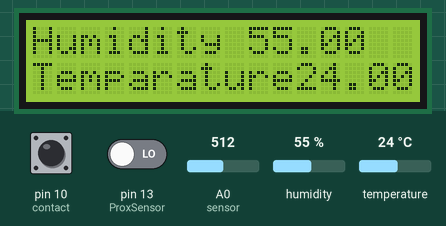
Simulated run of this sketch. Board: Arduino Uno, built with avr-gcc and run on an emulated ATmega328P. Parts: 16×2 character LCD. The inputs (shaded band) are chosen by the test bench; at power-on: humidity 55 %, temperature 24 °C, pin 10 (contact) HIGH, pin 13 (ProxSensor) LOW, A0 (sensor) = 512.

Above: at 2.2 s.
2.3 s: humidity set to 22 %
At 4.1 s:
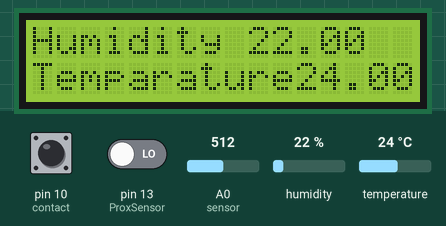
5.2 s: temperature set to 12 °C
At 8.3 s:
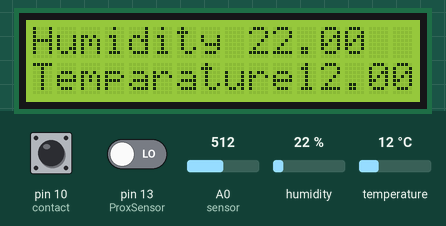
9.3 s: humidity set to 40 %
At 12.4 s:
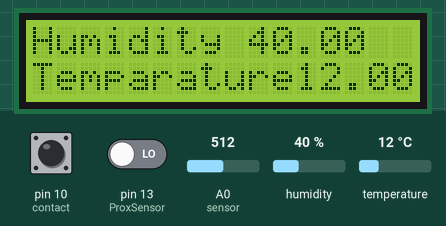
13.5 s: temperature set to 19 °C
At 16.6 s:
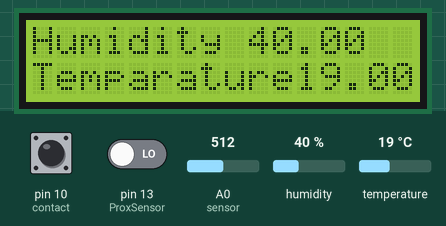
Timing chart, 0 to 18.1 s (numbered marks = the images above; inputs shaded):
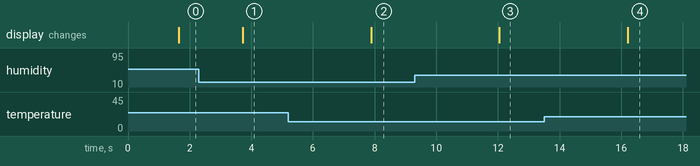

Measured:
- after the input at 2.3 s, the display: changes after 1.4 s (image 1)
- after the input at 5.2 s, the display: changes after 2.7 s (image 2)
- after the input at 9.3 s, the display: changes after 2.7 s (image 3)
- after the input at 13.5 s, the display: changes after 2.7 s (image 4)

The sketch:

humiditysensor1.ino
```cpp
#include<LiquidCrystal.h>
#include<SoftwareSerial.h>
#include<dht.h>
dht DHT;

SoftwareSerial XBeeSerial = SoftwareSerial(2,3);

#define DHT11_PIN 8 // pin number for humidity and temp sensor

LiquidCrystal lcd(12, 11, 7,6,5,4);

int pir=9; //The output of PIR sensor connected to pin 7
int pir_value; //variable to hold read sensor value
const int ProxSensor=13;
int contact  = 10; //contact switch
boolean state_pir = false;
boolean state_prox = false;
boolean limit_switch = false;
boolean entry = false;
int user_value;
String value;
int sensor=8; //The output of PIR sensor connected to pin 8
int gas_value=0; // for non-threat
int sensor_value; //variable to hold read sensor value

void setup()
{
pinMode(contact, INPUT);
pinMode(ProxSensor,INPUT);
pinMode(pir,INPUT); // configuring pin 7 as Input

Serial.begin(9600); // To show output value of sensor in serial monitor

pinMode(sensor,INPUT);
pinMode(A0,INPUT);
pinMode(DHT11_PIN,INPUT);
XBeeSerial.begin(9600);
Serial.begin(9600);
lcd.begin(16,2);
  delay(500);

}
void loop()
{
  //if(XBeeSerial.available())
  //{
   //Serial.println((char)XBeeSerial.read());
  //}


 // user enterance and exit...........

 if(!digitalRead(contact)){
 limit_switch = !limit_switch;

}

if(limit_switch){

if(digitalRead(pir))
{
  state_pir=!state_pir;
}
if(state_pir)
{
  if(digitalRead(ProxSensor)== HIGH)
  {
  Serial.println("user has entered");
  entry = true;
  user_value = 1;
  delay(500);
  state_pir=!state_pir;
  }
}
limit_switch = !limit_switch;
}

// User Exit...................
if(digitalRead(contact)){

if(digitalRead(ProxSensor))
{
  state_prox=!state_prox;
}
 if(state_prox)
  {
  if(digitalRead(pir)== HIGH)
  {
  state_pir=!state_pir;
  }
  if(!digitalRead(contact))
  {
  Serial.println("user has moved out");
  user_value = 0;
  delay(500);
  state_prox=!state_prox;
  state_pir=!state_pir;
  }
  }
}

 //sensor values..............

int chk = DHT.read11(DHT11_PIN);
//sensor_value=digitalRead(sensor); // Reading sensor value from pin 7
//Serial.println(sensor_value); // Printing output to serial monitor

gas_value=analogRead(A0); //read gas sensor value
//Serial.println(gas_value); // print gas value to serial monitor

//Serial.println(" Humidity " );
//Serial.println(DHT.humidity, 1);
//XBeeSerial.println(DHT.humidity);
//delay(2000);

//Serial.println(" Temparature ");
//Serial.println(DHT.temperature, 1);

value="User="+ String(entry)+" Humidity="+String(DHT.humidity)+" Temperature="+String(DHT.temperature)+" Gas="+ String(gas_value); //store value of humidity,temperature and gas presence
entry = false;

XBeeSerial.println(value); // send this value to raspberry through xbee

delay(1000);

lcd.setCursor(0,0);
//lcd.print("hello");
lcd.print("Humidity ");
lcd.print(DHT.humidity);
lcd.setCursor(0,1);
lcd.print("Temparature");
lcd.print(DHT.temperature);
delay(1000); //Delay of 1 second for ease of viewing in serial monitor
}
```
